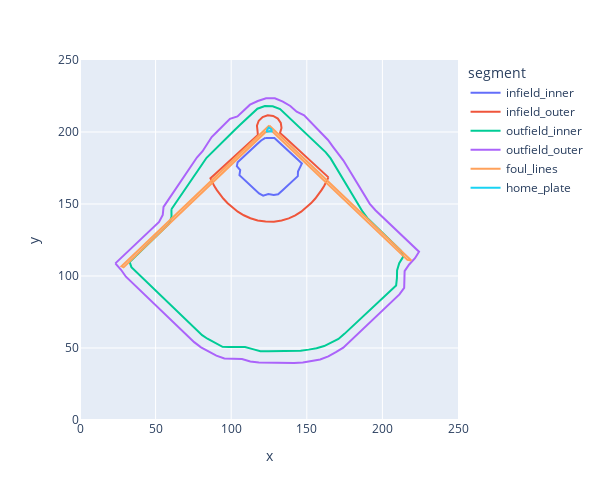

The notebook cell saved with this chart:
### Code cell
def draw_park(name):
    park = df.query('team==@name')
    fig = px.line(park, x='x', y='y', color='segment')
    fig.update_layout(
        xaxis_range=[0, 250], yaxis_range=[0, 250],
        autosize=False,
        width=600,
        height=500)

    return fig

draw_park('padres').show()
